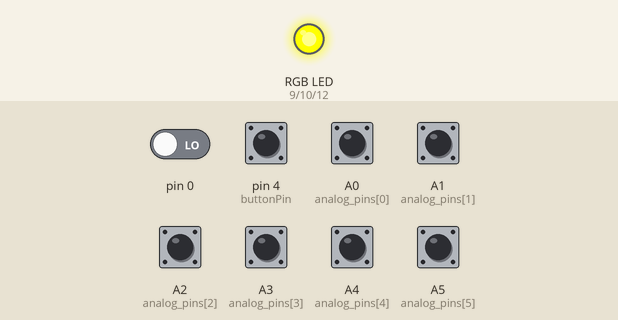
This sketch was run on a simulated Arduino Uno, built with avr-gcc and run on an emulated ATmega328P. Parts: an RGB LED mixed from three pins (HIGH = lit). The test bench sets the inputs (shaded band); at power-on: A0 (analog_pins[0]), A1 (analog_pins[1]), A2 (analog_pins[2]), A3 (analog_pins[3]), A4 (analog_pins[4]), A5 (analog_pins[5]), pin 4 (buttonPin) HIGH, pin 0 LOW.

Above: at 1.2 s.
1.3 s: pin 4 (buttonPin) pulled LOW for 0.15 s
At 2.0 s:
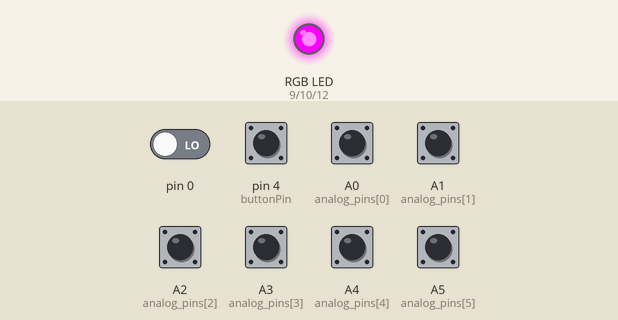
Timing chart, 0 to 4.3 s (numbered marks = the images above; inputs shaded):
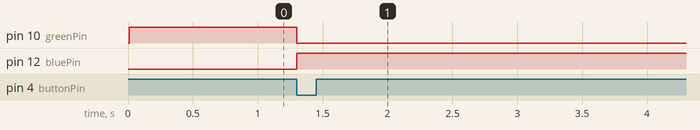

Measured:
- after the input at 1.3 s, pin 10 (greenPin): HIGH → LOW at once; pin 12 (bluePin): LOW → HIGH at once

The sketch:

TeaTimer_Main_V1.ino
```cpp
/*
  Welcome to the TeaTimer V1 - This is a simple yet elegant code base for creating a tea timer (or any kind of timer)
                                that doesn't use the dreaded process blocking "delay()" function so that the user is free
                                to push that damn button anytime they please!

                                The timing and speed of everything is set up to work with the Adafruit Trinket Pro 5V
                                If you use a faster Arduino board, you may need to modify the variables
                                "ledFadeInterval" and "LEDFadeIndexStepIncrementAmount" in the MyStateMachine.cpp class

                                Ok enough chit chat, enjoy drinking your perfectly brewed tea!
*/


#include "MyStateMachine.cpp"

#define BUTTON_PIN 5
#define NUM_ROTARY_POSITIONS 6

// migrate this define and enum to the MyStateMachine class
//#define COMMON_ANODE

// Program State types supported:
//enum  states { NONE, COUNTING_DOWN, COUNTDOWN_COMPLETE};

int redPin = 9;
int greenPin = 10;
int bluePin = 12;

int buzzerPin = 11;

const int buttonPin = 4;     // the number of the pushbutton pin


int systemState = 0;

int rotaryKnobMinuteSelection = 0;
int rotaryKnobPinCount = 1;

static const uint8_t analog_pins[] = {A0,A1,A2,A3,A4,A5};

// no longer need this class. It was fun while it lasted, but the StateMachine is better
//MyButtonClass TheButton(buttonPin);

MyStateMachine StateMachine(redPin, greenPin, bluePin, buzzerPin);

void setup() {
  // put your setup code here, to run once:
  pinMode(redPin, OUTPUT);
  pinMode(greenPin, OUTPUT);
  pinMode(bluePin, OUTPUT);

  pinMode(buttonPin, INPUT_PULLUP);

  pinMode(A0, INPUT_PULLUP);
  pinMode(A1, INPUT_PULLUP);
  pinMode(A2, INPUT_PULLUP);
  pinMode(A3, INPUT_PULLUP);
  pinMode(A4, INPUT_PULLUP);
  pinMode(A5, INPUT_PULLUP);

  //Serial.begin();
  delay(10);
  StateMachine.setColor(0, 0, 255);  // Blue light is initial state
}


// States
// 1) Idle
// 2) Counting down
// 3) Countdown Complete


void loop() {
  // put your main code here, to run repeatedly:
  // TheButton.Update(millis());
  StateMachine.Update(millis());


  if (digitalRead(buttonPin) == LOW) // Button pressed
  {

    //Serial.println("KnobCount: ");

      // this sets everything in motion and makes it so that if a person presses the button more than once,
      // it will work no matter what state the StateMachine is in
      StateMachine.StartCountdown(GetNumMinutesForTimer()+1); // add 1 because the index starts at 0

  }


}

// a relatively efficient way to read all the pins and find the one that is low (aka the one that the rotary switch is set to)
// we'll use this to set the number of minutes to countdown
unsigned long GetNumMinutesForTimer(){

  unsigned long rotaryKnobPinCount = 0;

  while((digitalRead(analog_pins[rotaryKnobPinCount]) != LOW) && (rotaryKnobPinCount < NUM_ROTARY_POSITIONS)){

      rotaryKnobPinCount++;
  }

  return rotaryKnobPinCount;

}
```

MyButton.cpp
```cpp
// I ended up not using this button class for this project, but why not leave it in here for later just in case?
//      If not for actually using it, then at least for nostalgia sake LOL
//      Also, I have a feeling I snagged this class from somewhere on the internet but didn't comment my code until
//      much later, so forgot who to give credit for the boilerplate of this class. sorry internet!


#include "Arduino.h"

class MyButtonClass
{
  public:

  int buttonPin;
  int buttonState;

  // These maintain the current state
  unsigned long lastButtonReadTime;
  unsigned long lastButtonTriggerTime;

  unsigned long buttonReadInterval;
  //unsigned long sensorTriggerInterval;
  int ledState;


  //void (*OnComplete)();  // Callback on completion of pattern


  // Constructor -
  // initializes the member variables and state

  MyButtonClass(int theButtonPin)
  {

    buttonPin = theButtonPin; // the button is connected to digital pin designated by this variable
    buttonState = digitalRead(buttonPin);

    buttonReadInterval = 2;
    //buttonTriggerInterval = 70;

    lastButtonReadTime = millis();
    lastButtonTriggerTime = millis();
    ledState = HIGH;

  }

  void Update(unsigned long currentTime)
  {
      //if enough time has passed, read the button
      if( (currentTime - lastButtonReadTime) > buttonReadInterval )
      {
          // read the button and store it in the variable buttonStateReading
          int buttonStateReading = digitalRead(buttonPin); // read the button

          // if the button has changed since last reading, update the button State
          if (buttonStateReading != buttonState) {
            buttonState = buttonStateReading;

            // only do something if the buttonState is LOW
            if (buttonState == LOW) {

              //reset the timer and update the LED
              //LEDStrip->resetLastupdateTime();
              ledState = !ledState;
              digitalWrite(11, ledState);
              lastButtonTriggerTime = currentTime;
            }


          }

          lastButtonReadTime = currentTime;
      }
  }


};
```

MyStateMachine.cpp
```cpp
/*
  MyStateMachine.cpp - This is a simple state machine to gracefully handle setting the three states of the tea timer system, as well as
                          the proper audio/visual feedback in the form of an RGB LED and Piezzo Speaker.

                          The 3 states are:
                          1) Idle/None -- this is the state it is in when first turned on. LED == blue
                          2) Counting down -- this is the state it is in when the button is pressed and it is counting down. LED == green
                          3) Countdown Complete -- this is the state it is in after the countdown is complete
                                                    immediately after countdown is complete, the buzzer will beep 3 times at 1,200hz
                                                    and the LED will start slowly pulsing RED

                        The state machine will respond to button press input no matter which state it is in
                        If the countdown is already in progress and the button is pressed, it will re-set the time interval
                        If the countdown has completed once already and the button is pressed, it will re-start the countdown

                        The timing and speed of everything is set up to work with the Adafruit Trinket Pro 5V
                        If you use a faster Arduino board, you may need to modify the variables
                        "ledFadeInterval" and "LEDFadeIndexStepIncrementAmount" in the MyStateMachine.cpp class

                        Ok enough chit chat, enjoy drinking your perfectly brewed tea!
*/


#include "Arduino.h"

// if the LEDs are common annode we need to flip the RGB values
#define COMMON_ANODE

// Program State types supported:
// 1) Idle/None
// 2) Counting down
// 3) Countdown Complete
enum  states { NONE, COUNTING_DOWN, COUNTDOWN_COMPLETE};

// Patern directions supported. used to pleasantly pulse the LED:
enum  fadeDirection { FORWARD, REVERSE };

class MyStateMachine
{
  public:

  int redPin;
  int greenPin;
  int bluePin;

  int buzzerPin; // the piezo is connected to analog pin designated by this variable
  int frequency = 1200; // sets the frequency in Hz that the buzzer will sound at. 1200 is pretty much perfect
                        // in the BOM for this project, I specified using a 2khz active piezo which supposedly only requires 3-5v
                        // in order to get it to make a 2kHz tone. But I swear when I hooked everything up,
                        // the piezo was able to be controlled by the "tone" function which worked as you'd expect it to
                        // and produced a nice tone at 1,200 Hz  ¯\_(ツ)_/¯
                        // if you have issues with the Piezo you're using. sorry

  int numberOfBeeps = 3; // the number of times we want the buzzer to beep after countdown is complete
  int buzzerCounter;

  states ActiveState;
  fadeDirection Direction;     // direction to run the pattern

  // this variable sets how many milliseconds to add for each position of the rotary switch (which looks like tick marks from the outside)
  // one minute is 60,000 millis duh! set this to 30,000 if you want each tick to be 30 second increments
  // or come up with some logic in the StartCountdown function to decide the number of seconds each tick represents if you wanna get fancy pants
  const unsigned long tickTimeMultiple = 60000;

  unsigned long MillisToCount;
  unsigned long CountdownStartTime;

  unsigned long updateInterval;   // milliseconds between updates
  unsigned long lastUpdate; // last update of position

  unsigned long buzzerInterval;   // milliseconds between updates
  unsigned long buzzerOnInterval;   // milliseconds between updates
  unsigned long buzzerOffInterval;   // milliseconds between updates
  unsigned long buzzerToneBeginTime;


  unsigned long ledFadeUpdate;   // milliseconds between updates
  unsigned long ledFadeInterval;
  int LEDFadeIndex;
  int LEDFadeIndexStepIncrementAmount;
  int TotalLEDFadeSteps;


  //unsigned long lastUpdate; // last update of position


  //void (*OnComplete)();  // Callback on completion of pattern


  // Constructor -
  // initializes the member variables and state
  MyStateMachine(int theRedPin, int theGreenPin, int theBluePin, int theBuzzerPin)
  {
    redPin = theRedPin;
    greenPin = theGreenPin;
    bluePin = theBluePin;

    ActiveState = NONE;
    buzzerPin = theBuzzerPin;

    buzzerOnInterval = 100;  // the number of milliseconds each beep will be "on" for
    buzzerOffInterval = 200; // the number of milliseconds each beep will be "off" for (or pause) between beeping

    // in order to simplify the logic of how the buzzer turns on and off (and not use the dreaded blocking "delay" function), this additional variable is used to set the
    // interval that the buzzer is "on" or "off" and is toggled by being set to either "buzzerOnInterval" or "buzzerOffInterval"
    // since the first time the buzzer will sound, it needs to be on, then that means we want it to be set to the "buzzerOnInterval" first
    buzzerInterval = buzzerOnInterval;
    buzzerCounter = 0; // the number of times the buzzer has turned on so far
    buzzerToneBeginTime = 0; // used for the timer logic to know if it's been long enough since the last buzz

    Direction = FORWARD;
    ledFadeUpdate = 0;   // milliseconds between updates
    ledFadeInterval = 10; // effectively sets the speed at which the LED pulses. 10ms seems to be about right for the Trinket Pro's slow ass processor
    LEDFadeIndex = 0; // see the LEDUpdate function to understand this
    LEDFadeIndexStepIncrementAmount = 5; // a silly way to say "the amount of brightness to add to the LED everytime it updates"
    TotalLEDFadeSteps = 255; // essentially sets the max brightness that the LED can achieve
  }

  void Update(unsigned long currentTime)
  {
      if((millis() - lastUpdate) > updateInterval) // time to update
      {
          lastUpdate = millis();

          //Meat and potatoes
          // our state machine! Isn't it beautiful?
          switch(ActiveState)
          {
              case COUNTING_DOWN:
                  if((millis() - CountdownStartTime) > MillisToCount){// time to update
                    ActiveState = COUNTDOWN_COMPLETE;
                    buzzerToneBeginTime = millis();
                    buzzerCounter = 0;
                    //setColor(255, 0, 0);  // red
                  }

                  break;
              case COUNTDOWN_COMPLETE:
                  //TheaterChaseUpdate();
                  if(buzzerCounter < numberOfBeeps*2){
                    BuzzerUpdate();
                  }

                  LEDUpdate();

                  break;
              default:
                  break;
          }
      }
  }

 /* void CountdownIncrement()
  {

  }

*/

  // logic to manage how long the buzzer is buzzing without the dreaded blocking "delay()" function
  void BuzzerUpdate()
  {

      if((millis() - buzzerToneBeginTime) > buzzerInterval){
        if((buzzerCounter % 2 ) == 0){
          // in the BOM for this project, I specified using a 2khz active piezo which supposedly only requires 3-5v
          // in order to get it to make a 2kHz tone. But I swear when I hooked everything up,
          // the piezo was able to be controlled by the "tone" function which worked as you'd expect it to
          // and produced a nice tone at 1,200 Hz  ¯\_(ツ)_/¯
          // if you have issues with the Piezo you're using. sorry
          tone(buzzerPin, frequency);

          //digitalWrite(buzzerPin, 1);
          //setColor(255, 0, 0);  // red
          buzzerInterval = buzzerOffInterval;
        }
        else{
            noTone(buzzerPin);

            //digitalWrite(buzzerPin, 1);
            //setColor(255, 0, 0);  // red
            buzzerInterval = buzzerOnInterval;
        }
        buzzerToneBeginTime = millis();
        buzzerCounter++;
      }

  }


    // Increment/Decrement the LEDFadeIndex to increase or decrease the brightness of the LED depending on Direction variable
    void LEDFadeIncrement()
    {
        if (Direction == FORWARD)
        {
           LEDFadeIndex += LEDFadeIndexStepIncrementAmount;

           // if the LED gets to 255 brightness, flip the script and start making it dimmer
           if (LEDFadeIndex >= TotalLEDFadeSteps)
            {
                Direction = REVERSE;

                // we don't need no stinking callbacks...but maybe I'll use them later
                /*
                if (OnComplete != NULL)
                {
                    OnComplete(); // call the comlpetion callback
                }
                */
            }
        }
        else // Direction == REVERSE -- in other words lower the brightness every time
        {
            LEDFadeIndex -=  LEDFadeIndexStepIncrementAmount;

            // if the LED gets to 0 brightness, flip the script and start making it brighter
            if (LEDFadeIndex <= 0)
            {
                Direction = FORWARD;

                // we don't need no stinking callbacks...but maybe I'll use them later
                /*
                if (OnComplete != NULL)
                {
                    OnComplete(); // call the comlpetion callback
                }
                */
            }
        }
    }


  void LEDUpdate()
  {

      if((millis() - ledFadeUpdate) > ledFadeInterval){
        ledFadeUpdate = millis();

        setColor(LEDFadeIndex, 0, 0);  // red

        LEDFadeIncrement();

      }

  }


  void StartCountdown(unsigned long numMinutesToCount)
  {
      // the tickTimeMultiple variable sets how many milliseconds to add for each position of the rotary switch (which looks like tick marks from the outside)
      // one minute is 60,000 millis duh! set this to 30,000 if you want each tick to be 30 second increments
      // or come up with some logic here to decide the number of seconds each tick represents if you wanna get fancy pants
      MillisToCount = numMinutesToCount * tickTimeMultiple;
      CountdownStartTime = millis();

      ActiveState = COUNTING_DOWN;

      // Turn on Green light while the countdown is running
      setColor(0, 255, 0);  // green

  }


  void setColor(int red, int green, int blue)
  {
    #ifdef COMMON_ANODE
      red = 255 - red;
      green = 255 - green;
      blue = 255 - blue;
    #endif
    analogWrite(redPin, red);
    analogWrite(greenPin, green);
    analogWrite(bluePin, blue);
  }


  // old code that I stole from somewhere and modified for my own purposes. again, I don't remember where I stole this from so unfortunately can't give credit but it's pretty basic
  /*
  // Increment the Index and reset at the end
  void Increment()
  {
      if (Direction == FORWARD)
      {
         Index++;
         if (Index >= TotalSteps)
          {
              Index = 0;
              if (OnComplete != NULL)
              {
                  OnComplete(); // call the comlpetion callback
              }
          }
      }
      else // Direction == REVERSE
      {
          --Index;
          if (Index <= 0)
          {
              Index = TotalSteps-1;
              if (OnComplete != NULL)
              {
                  OnComplete(); // call the comlpetion callback
              }
          }
      }
  }


  void Function1()
  {
     //if enough time has passed, read the button
      if( (currentTime - lastButtonReadTime) > buttonReadInterval )
      {
          // read the button and store it in the variable buttonStateReading
          int buttonStateReading = digitalRead(buttonPin); // read the button

          // if the button has changed since last reading, update the button State
          if (buttonStateReading != buttonState) {
            buttonState = buttonStateReading;

            // only do something if the buttonState is LOW
            if (buttonState == LOW) {

              //reset the timer and update the LED
              //LEDStrip->resetLastupdateTime();
              ledState = !ledState;
              digitalWrite(11, ledState);
              lastButtonTriggerTime = currentTime;
            }


          }

          lastButtonReadTime = currentTime;
      }

  }

*/


};
```
